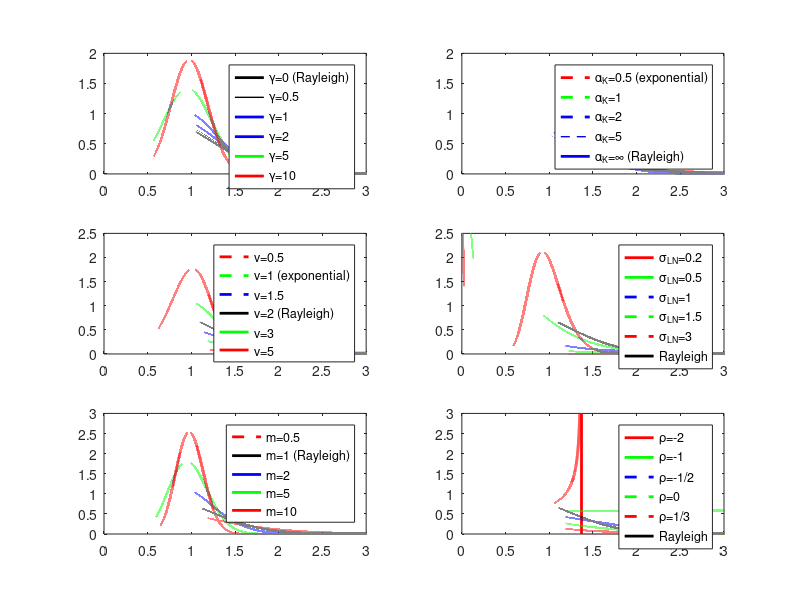

This figure's MATLAB source:
% This code creates 6 common PDFs in one figure in linear or log scale

clear

FigHandle = figure(1);
set(FigHandle, 'Position', [100, 100, 850, 900]);
subplot('Position', [3/48, 11/16, 10/24, 0.275])
subplot('Position', [27/48, 11/16, 10/24, 0.275])
subplot('Position', [3/48, 5.75/16, 10/24, 0.275])
subplot('Position', [27/48, 5.75/16, 10/24, 0.275])
subplot('Position', [3/48, 0.5/16, 10/24, 0.275])
subplot('Position', [27/48, 0.5/16, 10/24, 0.275])

X=logspace(-5,3,1e6);

subplot(321)
Gamma=0;
PDF=2*(1+Gamma)*X.*exp(-((1+Gamma)*(X.^2)+Gamma)).*besseli(0,2*sqrt(Gamma*(1+Gamma))*X);
plot(X,PDF,'k-','LineWidth',2)
hold on

Gamma=0.5;
PDF=2*(1+Gamma)*X.*exp(-((1+Gamma)*(X.^2)+Gamma)).*besseli(0,2*sqrt(Gamma*(1+Gamma))*X);
plot(X,PDF,'k-','LineWidth',1)

Gamma=1;
PDF=2*(1+Gamma)*X.*exp(-((1+Gamma)*(X.^2)+Gamma)).*besseli(0,2*sqrt(Gamma*(1+Gamma))*X);
plot(X,PDF,'b-','LineWidth',2)

Gamma=2;
PDF=2*(1+Gamma)*X.*exp(-((1+Gamma)*(X.^2)+Gamma)).*besseli(0,2*sqrt(Gamma*(1+Gamma))*X);
plot(X,PDF,'b-','LineWidth',2)

Gamma=5;
PDF=2*(1+Gamma)*X.*exp(-((1+Gamma)*(X.^2)+Gamma)).*besseli(0,2*sqrt(Gamma*(1+Gamma))*X);
plot(X,PDF,'g-','LineWidth',2)

Gamma=10;
PDF=2*(1+Gamma)*X.*exp(-((1+Gamma)*(X.^2)+Gamma)).*besseli(0,2*sqrt(Gamma*(1+Gamma))*X);
plot(X,PDF,'r-','LineWidth',2)
axis([0 3 0 2])
legend('\gamma=0 (Rayleigh)','\gamma=0.5','\gamma=1','\gamma=2','\gamma=5','\gamma=10')

subplot(322)
Alpha=0.5;
PDF=4*sqrt(Alpha)/gamma(Alpha)*((sqrt(Alpha)*X).^Alpha).*besselk(Alpha-1,2*sqrt(Alpha)*X);
plot(X,PDF,'r--','LineWidth',2)
hold on

Alpha=1;
PDF=4*sqrt(Alpha)/gamma(Alpha)*((sqrt(Alpha)*X).^Alpha).*besselk(Alpha-1,2*sqrt(Alpha)*X);
plot(X,PDF,'g--','LineWidth',2)

Alpha=2;
PDF=4*sqrt(Alpha)/gamma(Alpha)*((sqrt(Alpha)*X).^Alpha).*besselk(Alpha-1,2*sqrt(Alpha)*X);
plot(X,PDF,'b--','LineWidth',2)

Alpha=5;
PDF=4*sqrt(Alpha)/gamma(Alpha)*((sqrt(Alpha)*X).^Alpha).*besselk(Alpha-1,2*sqrt(Alpha)*X);
plot(X,PDF,'b--','LineWidth',1)

Alpha=100;
PDF=4*sqrt(Alpha)/gamma(Alpha)*((sqrt(Alpha)*X).^Alpha).*besselk(Alpha-1,2*sqrt(Alpha)*X);
plot(X,PDF,'b','LineWidth',2)
legend('\alpha_K=0.5 (exponential)','\alpha_K=1','\alpha_K=2','\alpha_K=5','\alpha_K=\infty (Rayleigh)')
axis([0 3 0 2])

subplot(323)
nu=0.5;
PDF=nu*((2/nu*gamma(2/nu))^(nu/2))*(X.^(nu-1)).*exp(-((2/nu*gamma(2/nu))^(nu/2))*(X.^nu));
plot(X,PDF,'r--','LineWidth',2)
hold on

nu=1;
PDF=nu*((2/nu*gamma(2/nu))^(nu/2))*(X.^(nu-1)).*exp(-((2/nu*gamma(2/nu))^(nu/2))*(X.^nu));
plot(X,PDF,'g--','LineWidth',2)

nu=1.5;
PDF=nu*((2/nu*gamma(2/nu))^(nu/2))*(X.^(nu-1)).*exp(-((2/nu*gamma(2/nu))^(nu/2))*(X.^nu));
plot(X,PDF,'b--','LineWidth',2)

nu=2;
PDF=nu*((2/nu*gamma(2/nu))^(nu/2))*(X.^(nu-1)).*exp(-((2/nu*gamma(2/nu))^(nu/2))*(X.^nu));
plot(X,PDF,'k','LineWidth',2)

nu=3;
PDF=nu*((2/nu*gamma(2/nu))^(nu/2))*(X.^(nu-1)).*exp(-((2/nu*gamma(2/nu))^(nu/2))*(X.^nu));
plot(X,PDF,'g','LineWidth',2)

nu=5;
PDF=nu*((2/nu*gamma(2/nu))^(nu/2))*(X.^(nu-1)).*exp(-((2/nu*gamma(2/nu))^(nu/2))*(X.^nu));
plot(X,PDF,'r','LineWidth',2)
legend('\nu=0.5','\nu=1 (exponential)','\nu=1.5','\nu=2 (Rayleigh)','\nu=3','\nu=5')
axis([0 3 0 2.5])

subplot(324)
Sig=0.2;
PDF=1./(Sig*sqrt(2*pi)*X).*exp(-((log(X)+Sig^2).^2)/(2*(Sig^2)));
plot(X,PDF,'r','LineWidth',2)
hold on

Sig=0.5;
PDF=1./(Sig*sqrt(2*pi)*X).*exp(-((log(X)+Sig^2).^2)/(2*(Sig^2)));
plot(X,PDF,'g-','LineWidth',2)

Sig=1;
PDF=1./(Sig*sqrt(2*pi)*X).*exp(-((log(X)+Sig^2).^2)/(2*(Sig^2)));
plot(X,PDF,'b--','LineWidth',2)

Sig=1.5;
PDF=1./(Sig*sqrt(2*pi)*X).*exp(-((log(X)+Sig^2).^2)/(2*(Sig^2)));
plot(X,PDF,'g--','LineWidth',2)

Sig=3;
PDF=1./(Sig*sqrt(2*pi)*X).*exp(-((log(X)+Sig^2).^2)/(2*(Sig^2)));
plot(X,PDF,'r--','LineWidth',2)

% Add Rayleigh
plot(X,2*X.*exp(-X.^2),'k','LineWidth',2)
legend('\sigma_{LN}=0.2','\sigma_{LN}=0.5','\sigma_{LN}=1','\sigma_{LN}=1.5','\sigma_{LN}=3','Rayleigh')
axis([0 3 0 2.5])

subplot(325)
m=0.5;
PDF=2*(m^m)/gamma(m)*(X.^(2*m-1)).*exp(-m*(X.^2));
plot(X,PDF,'r--','LineWidth',2)
hold on

m=1;
PDF=2*(m^m)/gamma(m)*(X.^(2*m-1)).*exp(-m*(X.^2));
plot(X,PDF,'k','LineWidth',2)

m=2;
PDF=2*(m^m)/gamma(m)*(X.^(2*m-1)).*exp(-m*(X.^2));
plot(X,PDF,'b','LineWidth',2)

m=5;
PDF=2*(m^m)/gamma(m)*(X.^(2*m-1)).*exp(-m*(X.^2));
plot(X,PDF,'g','LineWidth',2)

m=10;
PDF=2*(m^m)/gamma(m)*(X.^(2*m-1)).*exp(-m*(X.^2));
plot(X,PDF,'r','LineWidth',2)
legend('m=0.5','m=1 (Rayleigh)','m=2','m=5','m=10')
axis([0 3 0 3])

subplot(326)
Rho=-2;
PDF=sqrt(2/((1-2*Rho)*(1-Rho)))*((1+Rho*X*sqrt(2/((1-2*Rho)*(1-Rho)))).^(-(1+Rho)/Rho));
plot(X(PDF>0),PDF(PDF>0),'r','LineWidth',2)
hold on

Rho=-1;
PDF=sqrt(2/((1-2*Rho)*(1-Rho)))*((1+Rho*X*sqrt(2/((1-2*Rho)*(1-Rho)))).^(-(1+Rho)/Rho));
plot(X(PDF>0),PDF(PDF>0),'g','LineWidth',2)

Rho=-0.5;
PDF=sqrt(2/((1-2*Rho)*(1-Rho)))*((1+Rho*X*sqrt(2/((1-2*Rho)*(1-Rho)))).^(-(1+Rho)/Rho));
plot(X(PDF>0),PDF(PDF>0),'b--','LineWidth',2)

Rho=0;
PDF=sqrt(2/((1-2*Rho)*(1-Rho)))*exp(-X*sqrt(2/((1-2*Rho)*(1-Rho))));
plot(X(PDF>0),PDF(PDF>0),'g--','LineWidth',2)

Rho=1/3;
PDF=sqrt(2/((1-2*Rho)*(1-Rho)))*((1+Rho*X*sqrt(2/((1-2*Rho)*(1-Rho)))).^(-(1+Rho)/Rho));
plot(X(PDF>0),PDF(PDF>0),'r--','LineWidth',2)

% Add Rayleigh
plot(X,2*X.*exp(-X.^2),'k','LineWidth',2)
legend('\rho=-2','\rho=-1','\rho=-1/2','\rho=0','\rho=1/3','Rayleigh')
axis([0 3 0 3])

